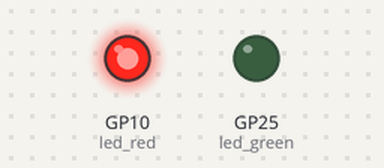
Recording of a program running on a simulated Raspberry Pi Pico running MicroPython. Parts: output pins drawn as LEDs (lit = HIGH). WiFi joins after 1.5 s; no MQTT or app messages arrive unless stated; what the program prints to the serial console is not drawn.

Above: at 0.1 s.
At 10.2 s:
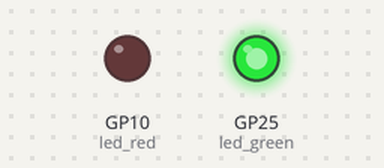
Timing chart, 0 to 11.7 s (numbered marks = the images above):
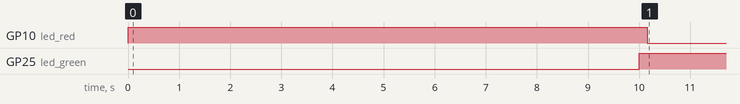

Measured:
- by itself, GP10 (led_red): HIGH → LOW at 10.2 s
- by itself, GP25 (led_green): LOW → HIGH at 10.0 s

The program:

main.py
```python
from machine import Pin
from machine import Timer
from machine import PWM
import time
import network
from umqtt.simple import MQTTClient
import ubinascii


############### Task handler for Function-Queue ##############
# Setup Function-Queue
fq = []

def task1_handler(tim):
    global fq
    fq.append(1)

def task2_handler(pin):
    global fq
    fq.append(2)

def task3_handler(tim):
    global fq
    fq.append(3)


############### Hardware Initialize ################
# GPIO configuration for LED module
# LED -> GPIO10
# LED is in "current sink" configuration, Which means logic=1 -> turn off, logic=0 -> turn on
gpio_num_LED = 10
led_red = Pin(gpio_num_LED, Pin.OUT) # Set GPIO as Output
led_red.value(1) # Turn off RED LED

# GPIO configuration for Pico's onboard LED
led_green = Pin('LED', Pin.OUT) # Set GPIO as Output
led_green.value(0) # Turn off Green LED

# PWM for Servo motor
pwm_servo = PWM(Pin(22))
pwm_servo.freq(50)

# WiFi Setup
wlan = network.WLAN(network.STA_IF)
wlan.active(True)


######### PWM for Servo Motor ##########
def angle_to_servo_pwm(angle_z):
    duty_16u_max = 65536
    w = 0.006*angle_z + 1.54
    return int(w*duty_16u_max/20.0)


################ MQTT ################
def sub_cb(topic, msg):
    global q_angle
    print("New message on topic {}".format(topic.decode('utf-8')))
    msg = msg.decode('utf-8')
    print(msg)
    q_angle.append(msg)

def mqtt_connect():
    global client
    client.connect()
    print('Connected to %s MQTT Broker'%(mqtt_server))

def mqtt_publish(topic, msg):
    global client
    client.publish(topic, msg, retain=False, qos=0)

mqtt_server = 'broker.hivemq.com'
#mqtt_server = '192.168.82.82'
client_id = ubinascii.hexlify(machine.unique_id())
client = MQTTClient(client_id, mqtt_server, port=1883, keepalive=3600)
client.set_callback(sub_cb)
mqtt_connected = False


############## Interrupt Request Setup ################
# Timer for each tasks
tick_period_ms_task1 = 3000   # Set time duration (ms) per tick
tick_period_ms_task2 = 100    # Set time duration (ms) per tick
tick_period_ms_task3 = 5000   # Set time duration (ms) per tick
tim_task1 = Timer()
tim_task2 = Timer()
tim_task3 = Timer()
tim_task1.init(period=tick_period_ms_task1, mode=Timer.PERIODIC, callback=task1_handler)
tim_task2.init(period=tick_period_ms_task2, mode=Timer.PERIODIC, callback=task2_handler)
tim_task3.init(period=tick_period_ms_task3, mode=Timer.PERIODIC, callback=task3_handler)
#key.irq(trigger=Pin.IRQ_FALLING,handler=task4_handler)


######################### Tasks #########################
def task1():
    global mqtt_connected
    if mqtt_connected:
        topic_sub = b"node-gyro/angle-z"
        client.subscribe(topic_sub)

def task2(queue_angle):
    global pwm_servo
    val=None
    try:
        val = queue_angle.pop()
        val = float(val)
        d = angle_to_servo_pwm(val)
        if d > 65535:
            d = 65535
        pwm_servo.duty_u16(d)
        print("angle z={}, duty={}".format(val, d))


    except Exception as e:
        print("Angle Z's queue is empty")
        print(e)

def task3():
    global wlan
    global mqtt_connected
    global led_green
    global led_red
    SSID = "moto-noah"
    PWD  = "1029384756"
    #SSID = "ASUS_for_ICT"
    #PWD  = "ictadmin"
    if not wlan.isconnected():
        led_green.value(0)
        print("Disconnected, connecting...")
        wlan.connect(SSID, PWD)

    if wlan.isconnected():
        led_green.value(1)
        print("WIFI connected")
        if not mqtt_connected:
            try:
                mqtt_connect()
                mqtt_connected = True
                led_red.value(0)
                print("Connected to MQTT broker!")
                topic_sub = b"node-gyro/angle-z"
                client.subscribe(topic_sub)
            except OSError as e:
                print(e)
                mqtt_connected = False
                led_red.value(1)


################### Main Program ###################
# Superloop
q_angle = []
while True:
    # Checking if there is a task in the Q, ready to be run
    try:
        fn = fq.pop()
        if fn == 1:
            task1()
        elif fn == 2:
            task2(q_angle)
        elif fn == 3:
            task3()
    except IndexError:
        pass
    except:
        print("Something went wrong")
```
